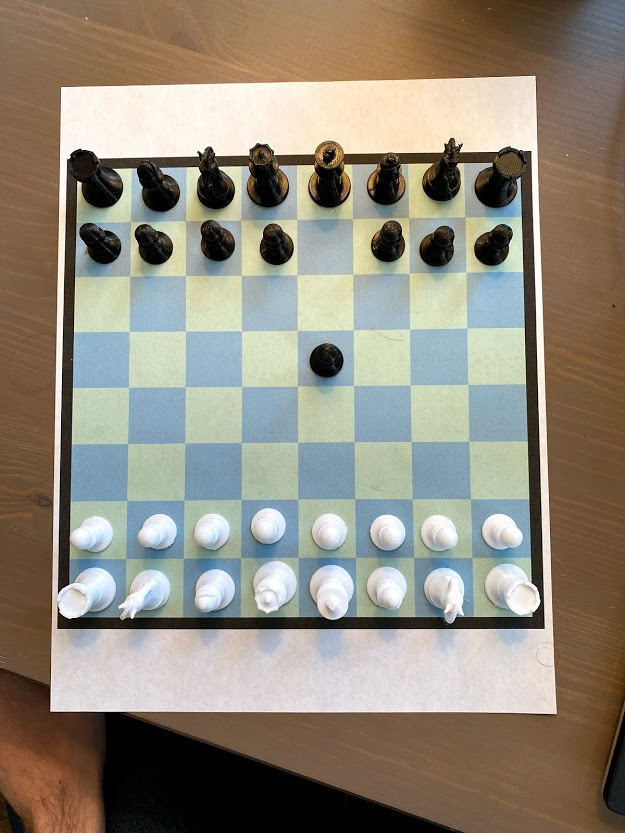
#> input picture images/blackonblack.jpg, 625 x 833 px
$ python -i detect_change.py   (imports and definitions only)
#> lines starting #> are read from the running program, lines starting #| are printed output that depends on the picture; after the words box and inside, x2 and y2 are one past the last pixel; in counts of white or black regions, pixels touching at a corner belong together
import numpy as np
import cv2

def gray_to_bwg(gray, w_thresh=225, b_thresh=30):
    # converts a grayscale image to black-white-gray
    ret, w_img = cv2.threshold(gray, w_thresh, 255, cv2.THRESH_BINARY)
    ret, b_img = cv2.threshold(gray, b_thresh, 255, cv2.THRESH_BINARY_INV)
    b_img = cv2.bitwise_not(b_img)
    bwg = np.ones((gray.shape), np.uint8) * 122
    bwg = cv2.bitwise_and(bwg, b_img)
    bwg = cv2.bitwise_or(bwg, w_img)
    return bwg

def detect_change(change, baseline, minArea=400, minWidth=15, minHeight=15):

    base_gray = cv2.cvtColor(baseline, cv2.COLOR_BGR2GRAY)
    chng_gray = cv2.cvtColor(change, cv2.COLOR_BGR2GRAY)

    base_gray = cv2.GaussianBlur(base_gray, (9, 9), 0)
    chng_gray = cv2.GaussianBlur(chng_gray, (9, 9), 0)

    # convert grayscale to black-white-gray images (ternary)
    base_bwg = gray_to_bwg(base_gray)
    chng_bwg = gray_to_bwg(chng_gray)

    diff = cv2.absdiff(base_bwg, chng_bwg)
    diff = cv2.erode(diff, np.ones((5, 5), np.uint8))
    # cv2.imshow("diff", diff)
    # cv2.waitKey(0)

    ret, thresh = cv2.threshold(diff, 80, 255, cv2.THRESH_BINARY)
    contours, hierarchy = cv2.findContours(thresh, cv2.RETR_TREE, cv2.CHAIN_APPROX_SIMPLE)

    thresh_contours = []
    # eliminate contours below size threshold
    for cnt in contours:
        rect = cv2.minAreaRect(cnt)
        area = cv2.contourArea(cnt)
        width = rect[1][0]
        height = rect[1][1]

        if (area > minArea and width > minWidth and height > minHeight):
            thresh_contours.append(cnt)

    contours = thresh_contours

    cv2.drawContours(change, contours, -1, (0, 255, 0), 3)
    cv2.imshow("Contours on Difference", change)
    cv2.waitKey(0)

    return contours

>>> import cv2
>>> picture = cv2.imread('../../images/blackonblack.jpg', cv2.IMREAD_GRAYSCALE)
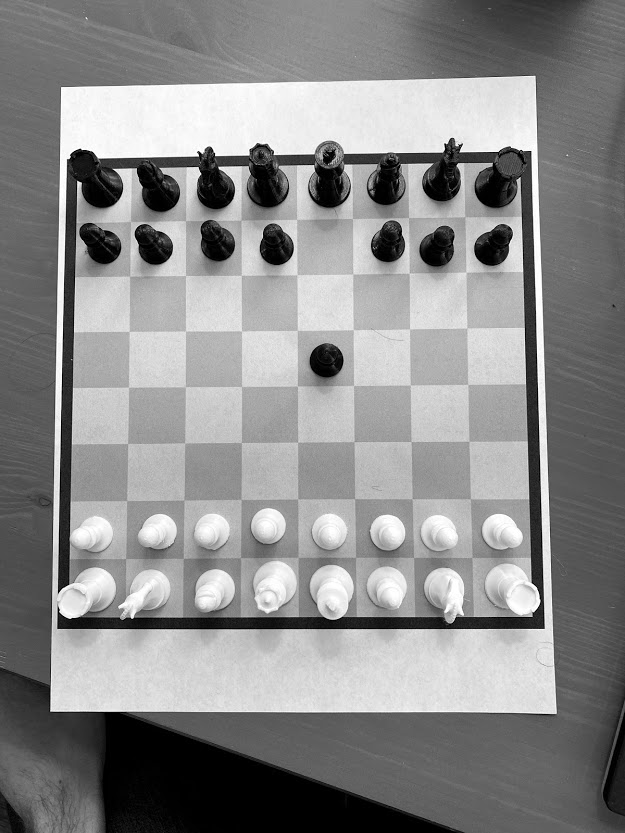
#> picture: shape (833, 625); min 0, max 255, mean 138.8
>>> result = gray_to_bwg(picture)
#> in gray_to_bwg, `ret, w_img = cv2.threshold(gray, w_thresh, 255, cv2.THRESH_BINARY)`:
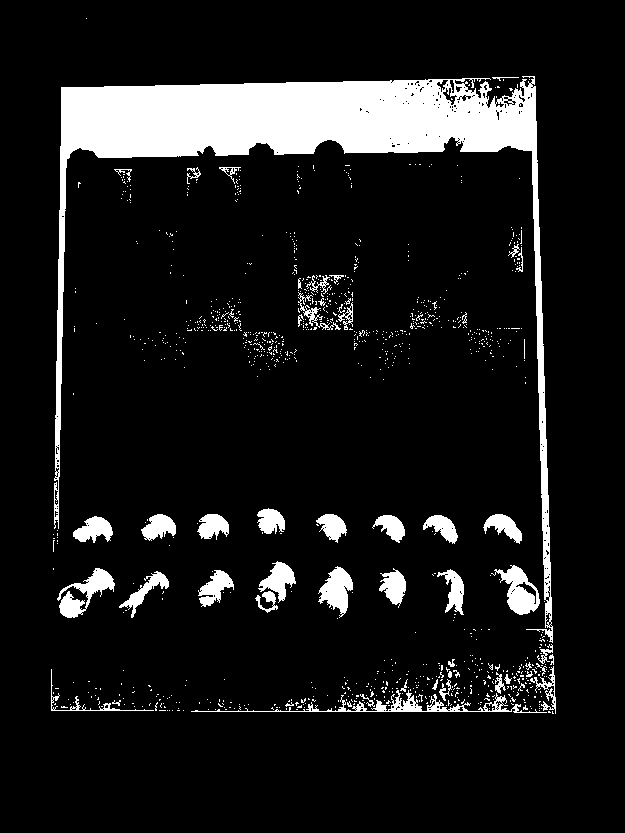
#> w_img: shape (833, 625); 10.4% white; 1052 white regions (999 under 20 px), largest, box (x1, y1, x2, y2) and area: (54, 76, 553, 643) 36796, (191, 690, 547, 713) 1428, (57, 568, 115, 618) 1143
#> in gray_to_bwg, `ret, w_img = cv2.threshold(gray, w_thresh, 255, cv2.THRESH_BINARY)`: ret = 225
#> in gray_to_bwg, `ret, b_img = cv2.threshold(gray, b_thresh, 255, cv2.THRESH_BINARY_INV)`:
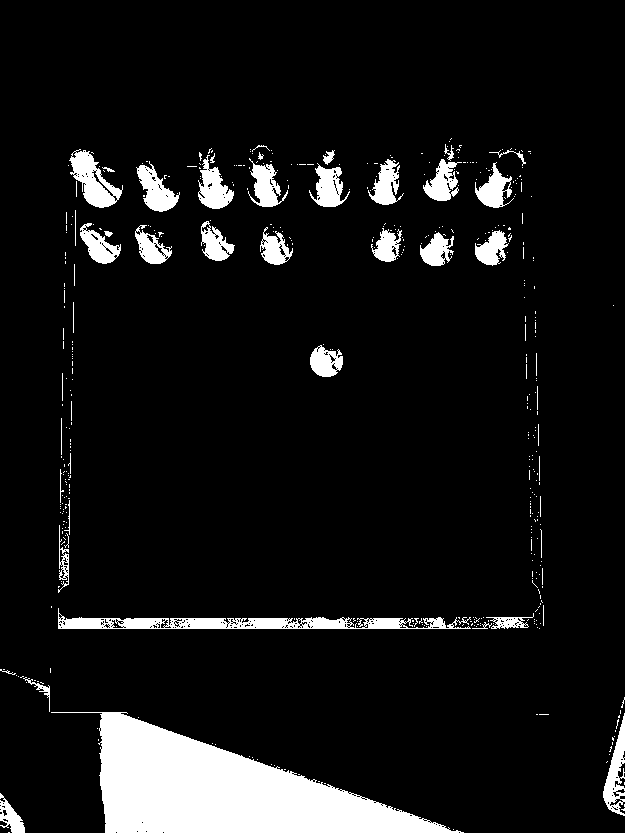
#> b_img: shape (833, 625); 8.5% white; 456 white regions (407 under 20 px), largest, box (x1, y1, x2, y2) and area: (51, 712, 464, 833) 22843, (58, 608, 471, 629) 3572, (69, 149, 123, 208) 1461
#> in gray_to_bwg, `ret, b_img = cv2.threshold(gray, b_thresh, 255, cv2.THRESH_BINARY_INV)`: ret = 30
#> in gray_to_bwg, `bwg = cv2.bitwise_or(bwg, w_img)`:
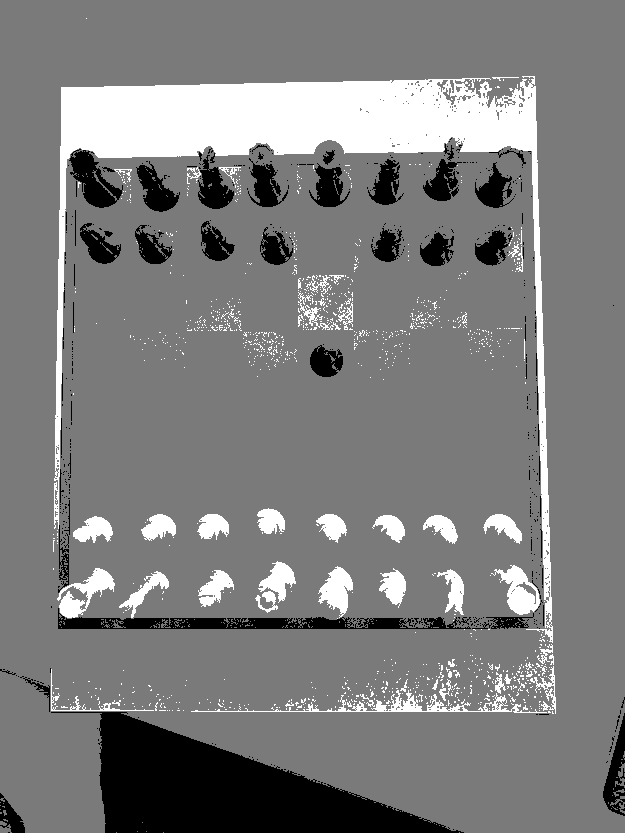
#> bwg: shape (833, 625); min 0, max 255, mean 125.5

$ run again, on images/blackonwhite.jpg
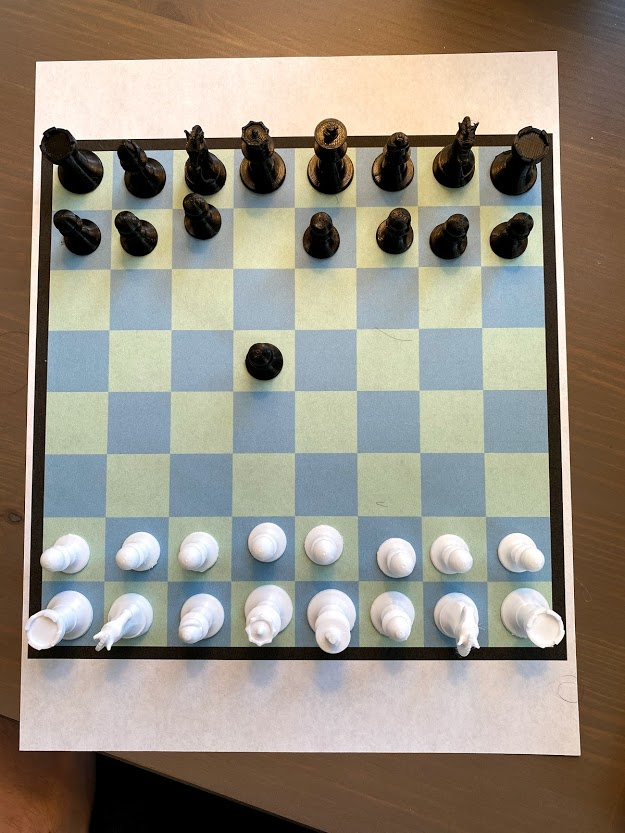
#> input picture images/blackonwhite.jpg, 625 x 833 px
#> in gray_to_bwg, `ret, w_img = cv2.threshold(gray, w_thresh, 255, cv2.THRESH_BINARY)`:
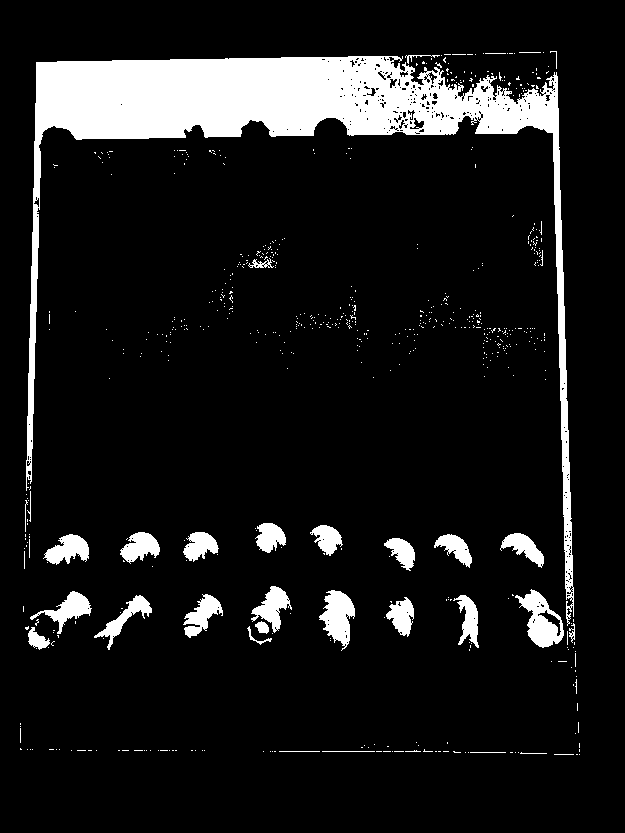
#> w_img: shape (833, 625); 10.4% white; 634 white regions (600 under 20 px), largest, box (x1, y1, x2, y2) and area: (26, 56, 574, 626) 39126, (515, 589, 564, 648) 1357, (319, 590, 355, 651) 1250
#> in gray_to_bwg, `ret, w_img = cv2.threshold(gray, w_thresh, 255, cv2.THRESH_BINARY)`: ret = 225
#> in gray_to_bwg, `ret, b_img = cv2.threshold(gray, b_thresh, 255, cv2.THRESH_BINARY_INV)`: ret = 30
#> in gray_to_bwg, `bwg = cv2.bitwise_or(bwg, w_img)`:
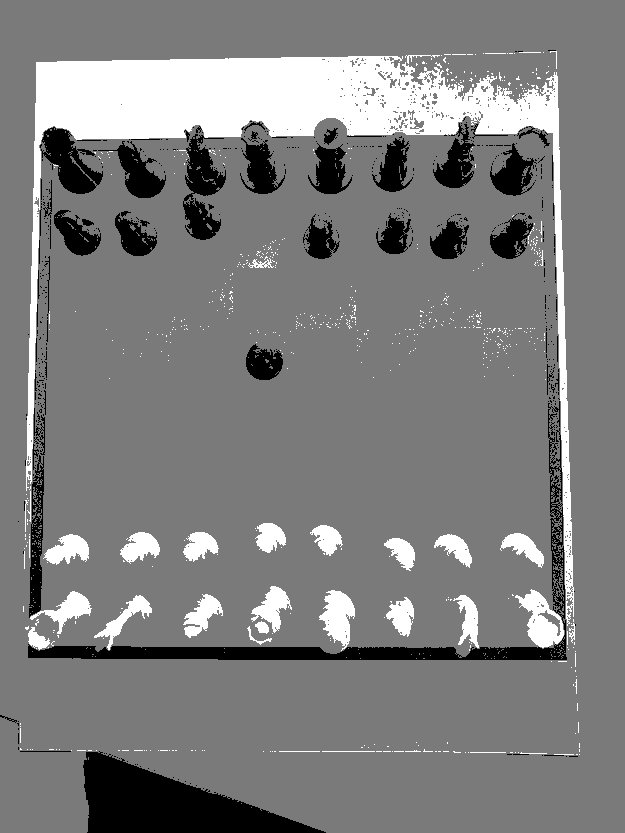
#> bwg: shape (833, 625); min 0, max 255, mean 126.5

$ run again, on images/neutralboard.jpg
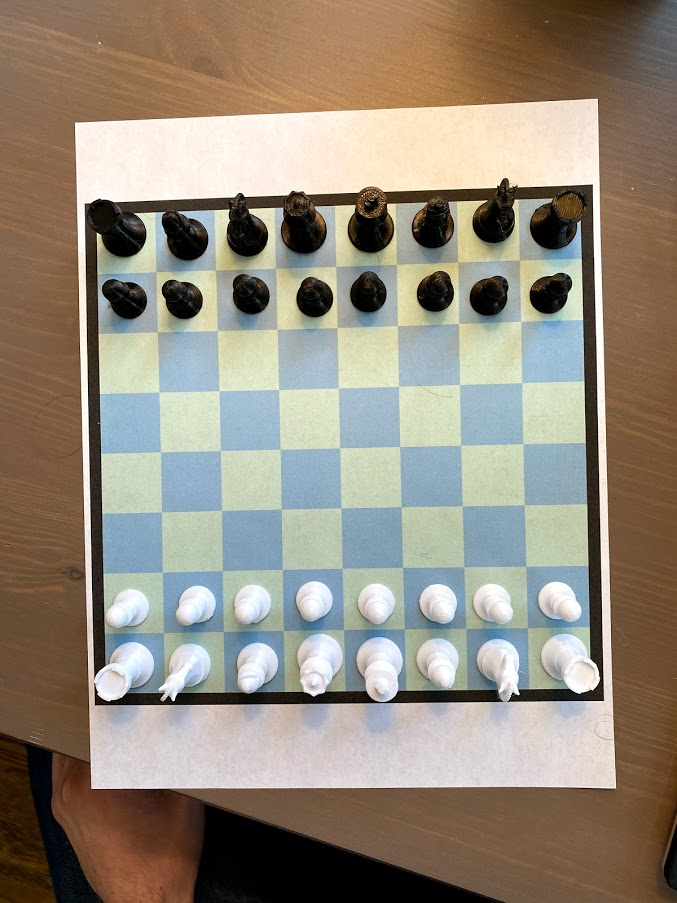
#> input picture images/neutralboard.jpg, 677 x 903 px
#> in gray_to_bwg, `ret, w_img = cv2.threshold(gray, w_thresh, 255, cv2.THRESH_BINARY)`:
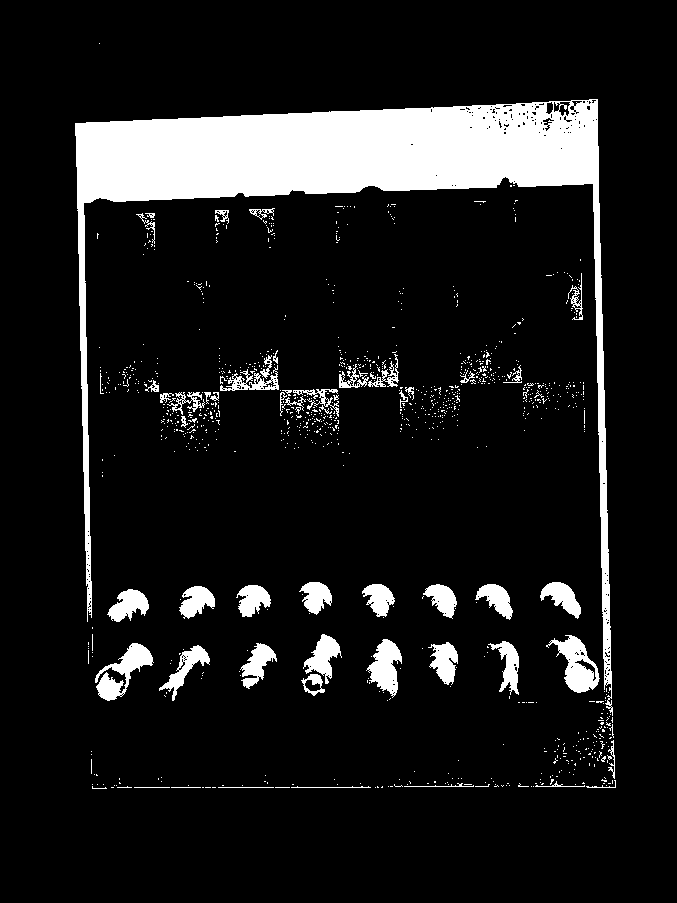
#> w_img: shape (903, 677); 11.1% white; 1041 white regions (987 under 20 px), largest, box (x1, y1, x2, y2) and area: (75, 99, 613, 716) 47895, (546, 635, 600, 693) 1393, (95, 643, 154, 701) 1366
#> in gray_to_bwg, `ret, w_img = cv2.threshold(gray, w_thresh, 255, cv2.THRESH_BINARY)`: ret = 225
#> in gray_to_bwg, `ret, b_img = cv2.threshold(gray, b_thresh, 255, cv2.THRESH_BINARY_INV)`: ret = 30
#> in gray_to_bwg, `bwg = cv2.bitwise_or(bwg, w_img)`:
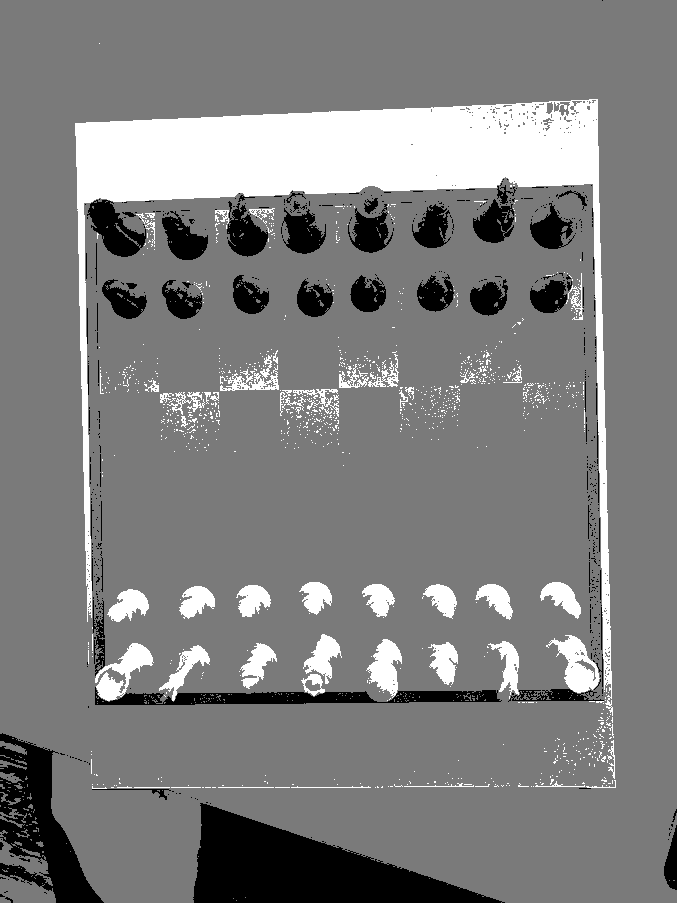
#> bwg: shape (903, 677); min 0, max 255, mean 127.2

$ run again, on images/twomoves.jpg
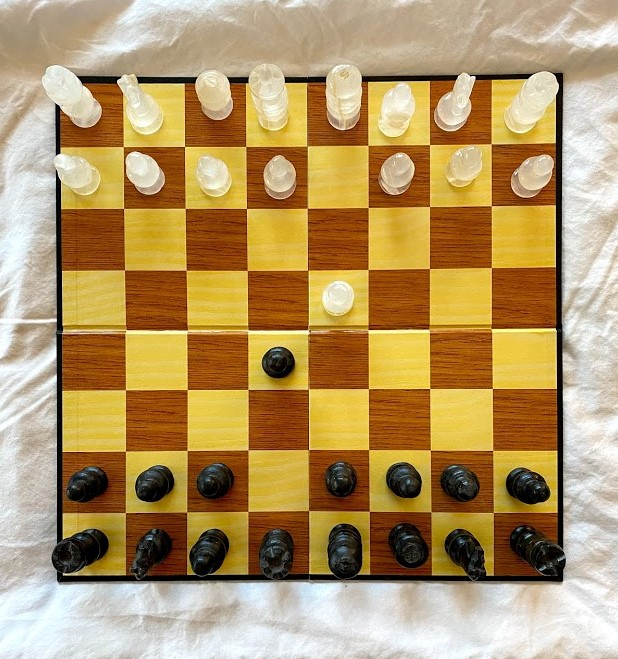
#> input picture images/twomoves.jpg, 618 x 659 px
#> in gray_to_bwg, `ret, w_img = cv2.threshold(gray, w_thresh, 255, cv2.THRESH_BINARY)`:
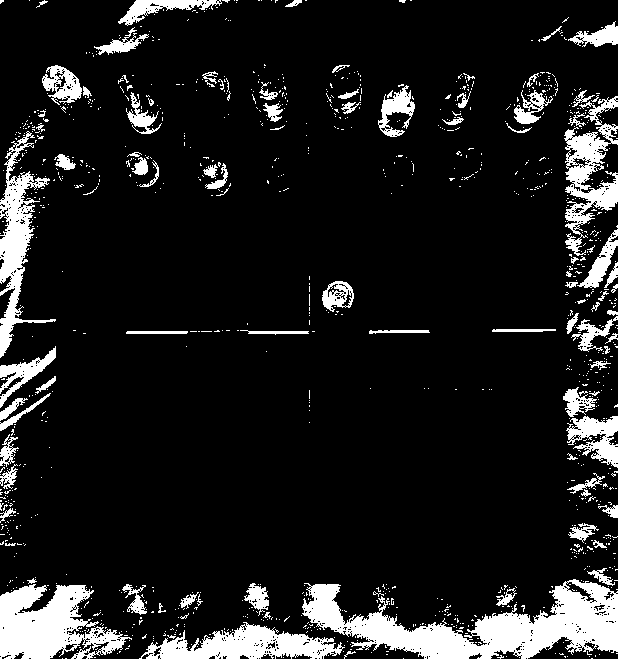
#> w_img: shape (659, 618); 11.8% white; 1122 white regions (1032 under 20 px), largest, box (x1, y1, x2, y2) and area: (302, 579, 618, 659) 11540, (0, 584, 132, 659) 5923, (139, 622, 345, 659) 3943
#> in gray_to_bwg, `ret, w_img = cv2.threshold(gray, w_thresh, 255, cv2.THRESH_BINARY)`: ret = 225
#> in gray_to_bwg, `ret, b_img = cv2.threshold(gray, b_thresh, 255, cv2.THRESH_BINARY_INV)`: ret = 30
#> in gray_to_bwg, `bwg = cv2.bitwise_or(bwg, w_img)`:
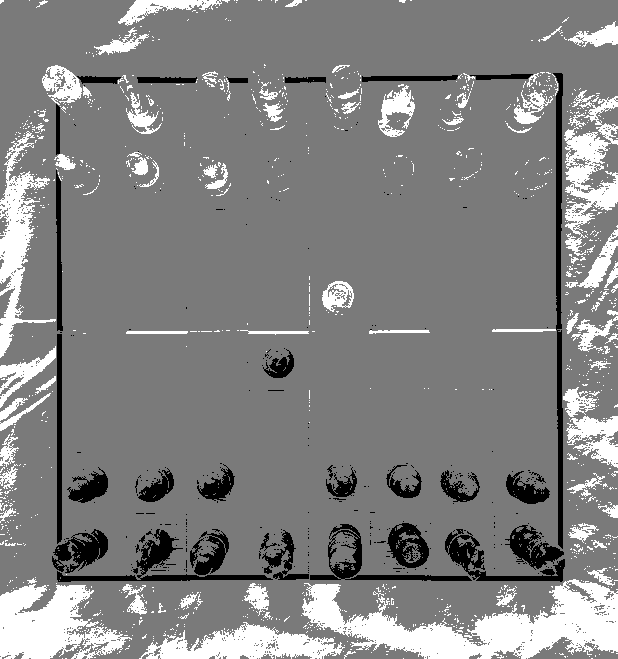
#> bwg: shape (659, 618); min 0, max 255, mean 131.3
